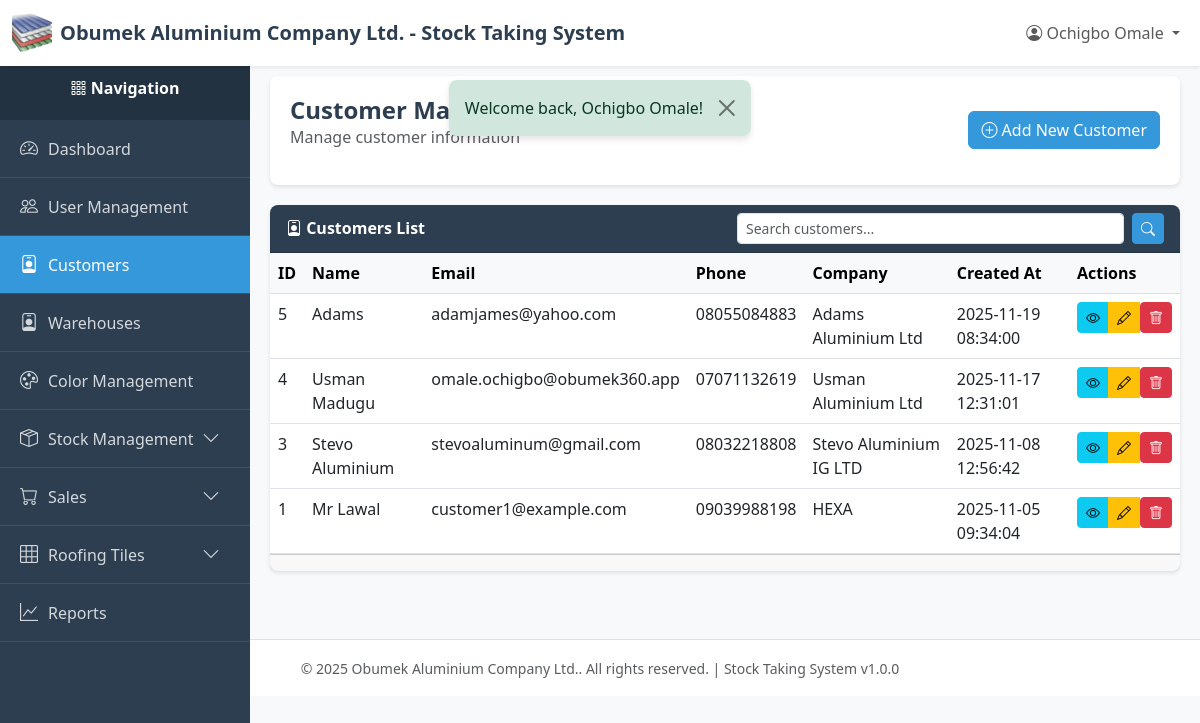
Screenshot of /index.php?page=customers (signed in) with the database file from the repository.
### tables this page shows
CREATE TABLE `users` (
  `id` int(11) NOT NULL,
  `email` varchar(255) NOT NULL,
  `password` varchar(255) NOT NULL,
  `name` varchar(255) NOT NULL,
  `role` varchar(50) NOT NULL DEFAULT 'viewer',
  `created_at` timestamp NOT NULL DEFAULT current_timestamp(),
  `updated_at` timestamp NULL DEFAULT NULL ON UPDATE current_timestamp(),
  `deleted_at` timestamp NULL DEFAULT NULL
);

CREATE TABLE `customers` (
  `id` int(11) NOT NULL,
  `name` varchar(255) NOT NULL,
  `email` varchar(255) DEFAULT NULL,
  `phone` varchar(50) NOT NULL,
  `address` text DEFAULT NULL,
  `company` varchar(255) DEFAULT NULL,
  `created_by` int(11) NOT NULL,
  `created_at` timestamp NOT NULL DEFAULT current_timestamp(),
  `updated_at` timestamp NULL DEFAULT NULL ON UPDATE current_timestamp(),
  `deleted_at` timestamp NULL DEFAULT NULL
);

### index.php (called while the page is built, shortened)
<?php
require_once __DIR__ . '/utils/auth_middleware.php';
require_once __DIR__ . '/controllers/routes.php';

### utils/auth_middleware.php (called while the page is built, shortened)
<?php
function hasPermission($module, $action = ACTION_VIEW) {
    if (isset($_SESSION['user_role']) && $_SESSION['user_role'] === ROLE_SUPER_ADMIN) {
        return true;
    }
    $permissions = $_SESSION['permissions'];
    return in_array($action, $permissions[$module]);
}
function getCurrentUser() {
    return [
        'id' => $_SESSION['user_id'],
        'email' => $_SESSION['user_email'],
        'name' => $_SESSION['user_name'] ?? '',
        'role' => $_SESSION['user_role'] ?? '',
        'permissions' => $_SESSION['permissions'] ?? []
    ];
}

### models/customer.php (called while the page is built, shortened)
<?php
require_once __DIR__ . '/../config/db.php';
class Customer {
    private $db;
    private $table = 'customers';
    public function __construct() {
        $this->db = Database::getInstance()->getConnection();
    }
    public function getAll($limit = RECORDS_PER_PAGE, $offset = 0) {
        try {
            $sql = "SELECT c.*, u.name as created_by_name
                    FROM {$this->table} c
                    LEFT JOIN users u ON c.created_by = u.id
                    WHERE c.deleted_at IS NULL
                    ORDER BY c.created_at DESC
                    LIMIT :limit OFFSET :offset";
            $stmt = $this->db->prepare($sql);
            $stmt->bindValue(':limit', $limit, PDO::PARAM_INT);
            $stmt->bindValue(':offset', $offset, PDO::PARAM_INT);
            $stmt->execute();
            return $stmt->fetchAll();
        } catch (PDOException $e) {
            error_log("Customer fetch error: " . $e->getMessage());
            return [];
        }
    }
}

### config/db.php (called while the page is built, shortened)
<?php
class Database {
    private static $instance = null;
    private $connection;
    private $host = 'localhost';
    private $db_name = 'obumuvcg_stockdb';
    private $username = 'root';
    private $password = '';
    private $charset = 'utf8mb4';
    private function __construct() {
        try {
            $dsn = "mysql:host={$this->host};dbname={$this->db_name};charset={$this->charset}";
            $options = [
                PDO::ATTR_ERRMODE            => PDO::ERRMODE_EXCEPTION,
                PDO::ATTR_DEFAULT_FETCH_MODE => PDO::FETCH_ASSOC,
                PDO::ATTR_EMULATE_PREPARES   => false,
            ];
            $this->connection = new PDO($dsn, $this->username, $this->password, $options);
        } catch (PDOException $e) {
            error_log("Database Connection Error: " . $e->getMessage());
            die("Database connection failed. Please contact the administrator.");
        }
    }
    public static function getInstance() {
        if (self::$instance === null) {
            self::$instance = new self();
        }
        return self::$instance;
    }
    public function getConnection() {
        return $this->connection;
    }
}

### utils/helpers.php (called while the page is built, shortened)
<?php
function formatDate($date, $format = 'Y-m-d H:i:s')
{
    $timestamp = strtotime($date);
    return $timestamp ? date($format, $timestamp) : $date;
}
function getFlashMessage()
{
    if (isset($_SESSION['flash_message'])) {
        $message = $_SESSION['flash_message'];
        return $message;
    }
    return null;
}
function hasFlashMessage()
{
    return isset($_SESSION['flash_message']);
}

### views/customers/index.php (the view, shortened to what this page needs)
<?php
require_once __DIR__ . '/../../config/db.php';
require_once __DIR__ . '/../../models/customer.php';
require_once __DIR__ . '/../../utils/helpers.php';
$currentPage = isset($_GET['page_num']) ? (int)$_GET['page_num'] : 1;
$searchQuery = $_GET['search'] ?? '';
$customerModel = new Customer();
if (!empty($searchQuery)) {
    $customers = $customerModel->search($searchQuery, RECORDS_PER_PAGE, ($currentPage - 1) * RECORDS_PER_PAGE);
    $totalCustomers = count($customers);
} else {
    $customers = $customerModel->getAll(RECORDS_PER_PAGE, ($currentPage - 1) * RECORDS_PER_PAGE);
}
require_once __DIR__ . '/../../layout/header.php';
require_once __DIR__ . '/../../layout/sidebar.php';
?>
<div class="content-wrapper">
    <div class="page-header">
        <div class="d-flex justify-content-between align-items-center">
            <div>
                <h1 class="page-title">Customer Management</h1>
                <p class="text-muted">Manage customer information</p>
            </div>
            <?php if (hasPermission(MODULE_CUSTOMER_MANAGEMENT, ACTION_CREATE)): ?>
            <a href="/new-stock-system/index.php?page=customers_create" class="btn btn-primary">
                <i class="bi bi-plus-circle"></i> Add New Customer
            </a>
            <?php endif; ?>
        </div>
    </div>
    <div class="card">
        <div class="card-header">
            <div class="row align-items-center">
                <div class="col-md-6">
                    <i class="bi bi-person-badge"></i> Customers List
                </div>
                <div class="col-md-6">
                    <form method="GET" action="/new-stock-system/index.php" class="d-flex">
                        <input type="text" name="search" class="form-control form-control-sm me-2"
                               placeholder="Search customers..." value="<?php echo htmlspecialchars($searchQuery); ?>">
                        <button type="submit" class="btn btn-sm btn-primary"><i class="bi bi-search"></i></button>
                    </form>
                </div>
            </div>
        </div>
        <div class="card-body p-0">
            <?php if (empty($customers)): ?>
            <div class="alert alert-info m-3">
                <i class="bi bi-info-circle"></i> No customers found.
            </div>
            <?php else: ?>
            <div class="table-responsive">
                <table class="table table-hover mb-0">
                    <thead class="table-light">
                        <tr>
                            <th>ID</th>
                            <th>Name</th>
                            <th>Email</th>
                            <th>Phone</th>
                            <th>Company</th>
                            <th>Created At</th>
                            <th>Actions</th>
                        </tr>
                    </thead>
                    <tbody>
                        <?php foreach ($customers as $customer): ?>
                        <tr>
                            <td><?php echo $customer['id']; ?></td>
                            <td><?php echo htmlspecialchars($customer['name']); ?></td>
                            <td><?php echo htmlspecialchars($customer['email'] ?? '-'); ?></td>
                            <td><?php echo htmlspecialchars($customer['phone']); ?></td>
                            <td><?php echo htmlspecialchars($customer['company'] ?? '-'); ?></td>
                            <td><?php echo formatDate($customer['created_at']); ?></td>
                            <td>
                                <?php
                                $id = $customer['id'];
                                $canView = hasPermission(MODULE_CUSTOMER_MANAGEMENT, ACTION_VIEW);
                                $canEdit = hasPermission(MODULE_CUSTOMER_MANAGEMENT, ACTION_EDIT);
                                $canDelete = hasPermission(MODULE_CUSTOMER_MANAGEMENT, ACTION_DELETE);
                                include __DIR__ . '/../../layout/quick_action_buttons.php';
                                ?>
                            </td>
                        </tr>
                        <?php endforeach; ?>
                    </tbody>
                </table>
            </div>
            <?php endif; ?>
        </div>
        <?php if (!empty($customers)): ?>
        <div class="card-footer">
        </div>
        <?php endif; ?>
    </div>
</div>
<?php require_once __DIR__ . '/../../layout/footer.php'; ?>

### layout/header.php (shortened to what this page needs)
<?php
require_once __DIR__ . '/../utils/helpers.php';
$currentUser = getCurrentUser();
?>
<!DOCTYPE html>
<html lang="en">
<head>
    <link href="https://cdn.jsdelivr.net/npm/bootstrap@5.3.0/dist/css/bootstrap.min.css" rel="stylesheet">
    <link rel="stylesheet" href="https://cdn.jsdelivr.net/npm/bootstrap-icons@1.10.0/font/bootstrap-icons.css">
</head>
<body>
    <nav class="navbar navbar-expand-lg navbar-light bg-white shadow-sm fixed-top">
        <div class="container-fluid">
            <a class="navbar-brand d-flex align-items-center" href="/new-stock-system/index.php">
                <?php if (file_exists('assets/logo.png')): ?>
                <img src="/new-stock-system/assets/logo.png" alt="<?php echo htmlspecialchars(
                    APP_NAME,
                ); ?>" height="40" class="d-inline-block align-text-top me-2">
                <span class="d-none d-md-inline"><?php echo COMPANY_NAME .
                    ' - ' .
                    APP_NAME; ?></span>
                <?php else: ?>
                <i class="bi bi-box-seam fs-4 me-2"></i>
                <span class="d-none d-md-inline"><?php echo APP_NAME; ?></span>
                <?php endif; ?>
            </a>
            <div class="collapse navbar-collapse" id="navbarNav">
                <ul class="navbar-nav ms-auto">
                    <?php if ($currentUser): ?>
                        <li class="nav-item dropdown">
                            <a class="nav-link dropdown-toggle" href="#" id="userDropdown" role="button" data-bs-toggle="dropdown">
                                <i class="bi bi-person-circle"></i> <?php echo htmlspecialchars(
                                    $currentUser['name'],
                                ); ?>
                            </a>
                        </li>
                    <?php endif; ?>
                </ul>
            </div>
        </div>
    </nav>
    <div style="height: 56px;"></div>
    <?php
if (hasFlashMessage()) {
        $flash = getFlashMessage();
        $alertClass =
            [
                'success' => 'alert-success',
                'error' => 'alert-danger',
                'warning' => 'alert-warning',
                'info' => 'alert-info',
            ][$flash['type']] ?? 'alert-info';
        ?>
        <div class="container-fluid">
            <div class="alert <?php echo $alertClass; ?> alert-dismissible fade show d-inline-block" role="alert" style="position: fixed; top: 80px; left: 50%; transform: translateX(-50%); z-index: 1100;">
                <?php echo htmlspecialchars($flash['message']); ?>
                <button type="button" class="btn-close" data-bs-dismiss="alert"></button>
            </div>
        </div>
        <?php
    }
?>

### layout/quick_action_buttons.php (shortened to what this page needs)
<?php
$id = $id ?? 0;
$module = $module ?? '';
$canView = $canView ?? true;
$canEdit = $canEdit ?? true;
$canDelete = $canDelete ?? true;
?>
<div class="btn-group btn-group-sm" role="group">
    <?php if ($canView): ?>
    <a href="/new-stock-system/index.php?page=<?php echo $module; ?>_view&id=<?php echo $id; ?>"
       class="btn btn-info btn-sm"
       title="View Details">
        <i class="bi bi-eye"></i>
    </a>
    <?php endif; ?>
    <?php if ($canEdit): ?>
    <a href="/new-stock-system/index.php?page=<?php echo $module; ?>_edit&id=<?php echo $id; ?>"
       class="btn btn-warning btn-sm"
       title="Edit">
        <i class="bi bi-pencil"></i>
    </a>
    <?php endif; ?>
    <?php if ($canDelete): ?>
    <form method="POST"
          action="/new-stock-system/controllers/<?php echo $module; ?>/delete/index.php"
          style="display: inline;"
          onsubmit="return confirmDelete();">
        <button type="submit" class="btn btn-danger btn-sm" title="Delete">
            <i class="bi bi-trash"></i>
        </button>
    </form>
    <?php endif; ?>
</div>

### rows the page displays
users: name "Ochigbo Omale"
customers: id "5", name "Adams", email "adamjames@yahoo.com", phone "08055084883", company "Adams Aluminium Ltd", created_at "2025-11-19 08:34:00"
customers: id "4", name "Usman Madugu", email "omale.ochigbo@obumek360.app", phone "07071132619", company "Usman Aluminium Ltd", created_at "2025-11-17 12:31:01"
customers: id "3", name "Stevo Aluminium", email "stevoaluminum@gmail.com", phone "08032218808", company "Stevo Aluminium IG LTD", created_at "2025-11-08 12:56:42"
customers: id "1", name "Mr Lawal", email "customer1@example.com", phone "09039988198", company "HEXA", created_at "2025-11-05 09:34:04"

### other values shown
COMPANY_NAME "Obumek Aluminium Company Ltd."
APP_NAME "Stock Taking System"
$flash['message'] "Welcome back, Ochigbo Omale!"
APP_VERSION "1.0.0"
